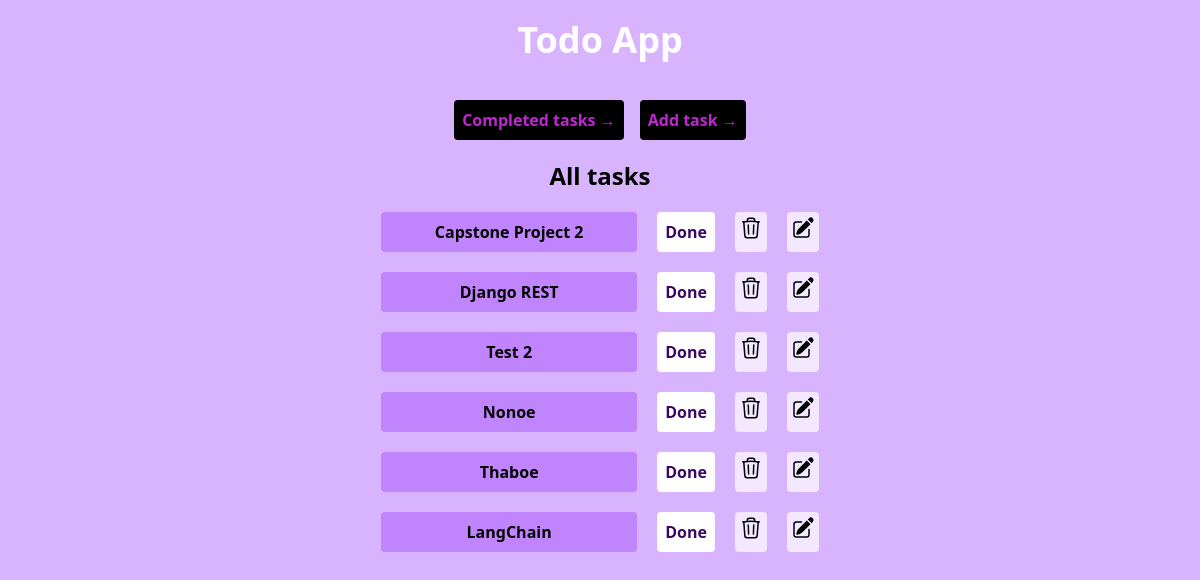
Before: / with the older database file.
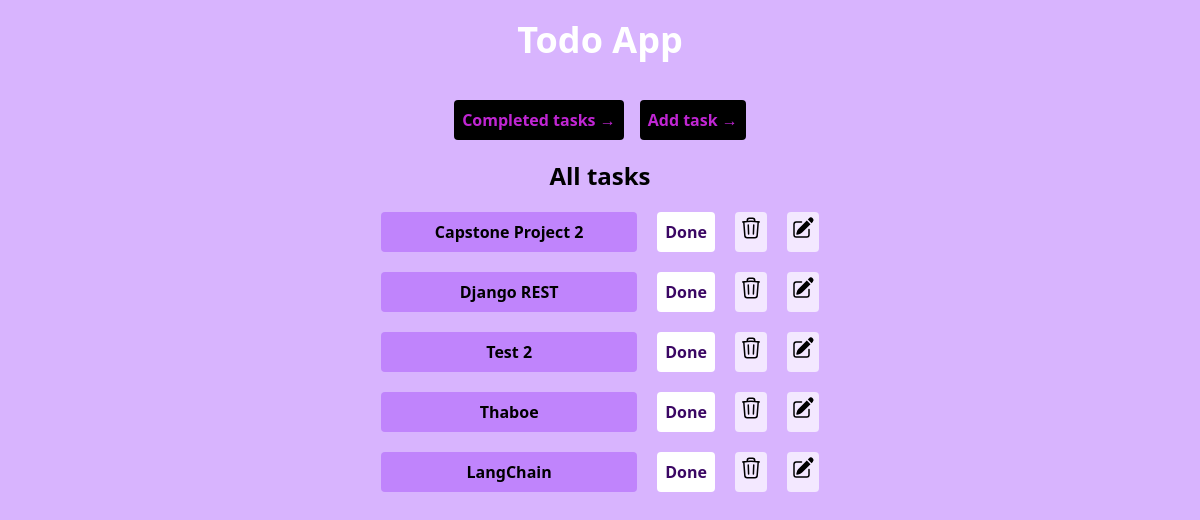
After: the same page with the newer database file.
### ToDo/models.py (models this page shows, shortened)
class Item(models.Model):
    title = models.CharField(max_length = 50)
    desc = models.CharField(max_length = 500)
    status = models.CharField(max_length = 50, default = "Pending")

### ToDo/views.py (the view)
# urls.py: path("", ItemListView.as_view(), name="home"),
class ItemListView(ListView):
    template_name = "ToDo/index.html"
    queryset = Item.objects.filter(status = "Pending")

### templates/ToDo/index.html (shortened to what this page needs)
{% extends 'base.html' %}
{% block content %}
    <div class="flex justify-center space-x-4 pt-5" >
        <a href="complete">
            <button class="bg-black text-fuchsia-600 rounded p-2 font-bold">Completed tasks &rarr;</button>
        </a>
        <a href="create">
            <button class="bg-black text-fuchsia-600 rounded p-2 font-bold">Add task &rarr;</button>
        </a>
    </div>
    <h2 class="text-black font-bold text-center text-2xl pt-5">All tasks</h2>
    {% for item in object_list %}
    <div class="flex flex-col justify-center items-center pt-5">
        <div class="flex justify-evenly space-x-5">
            <div class="flex justify-center bg-purple-400 rounded p-2 font-bold w-64">
                <p>{{item.title}}</p>
            </div>
            <a href="{{item.id}}/status/">
                <button class="flex justify-center bg-white text-purple-950 font-bold rounded p-2">
                    <p>Done</p>
                </button>
            </a>
            <button class="flex justify-center bg-purple-100 rounded p-1">
                <a href="{{item.id}}/delete/">
                </a>
            </button>
            <button class="flex justify-center bg-purple-100 rounded p-1">
                <a href="{{item.id}}/update/">
                </a>
            </button>
        </div>
    </div>
    {% endfor %}
{% endblock %}

### templates/base.html (shortened to what this page needs)
{% load static %}
{% load compress %}
<html lang="en">
<head>
    {% compress css %}
    <link rel="stylesheet" href="{% static 'output\styles.css' %}">
    {% endcompress %}
</head>
<body class="bg-purple-300 relative">
    <div class="block text-white font-bold">
        <h1 class="text-center my-5 text-4xl font-bold">Todo App</h1>
    </div>
    {% block content %}
    {% endblock %}
</body>
</html>

Changed rows visible on the page:
removed Item: title "Nonoe"
